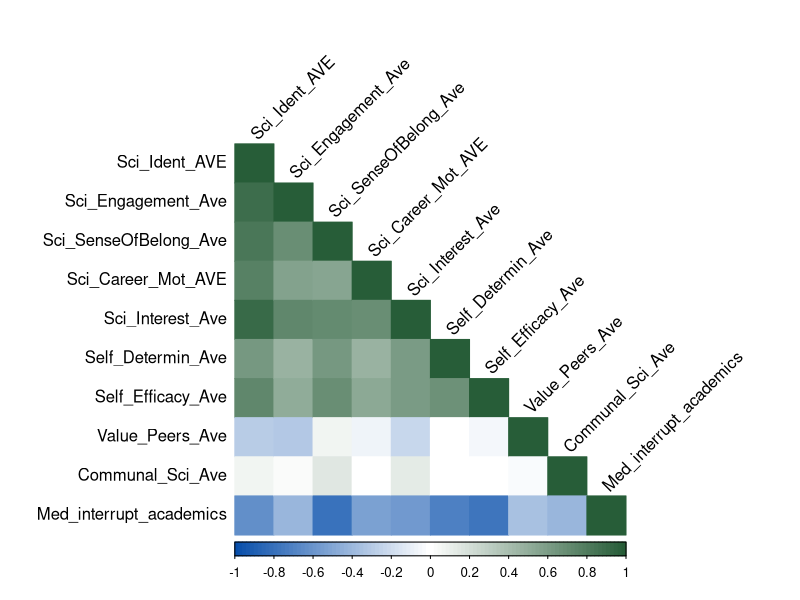
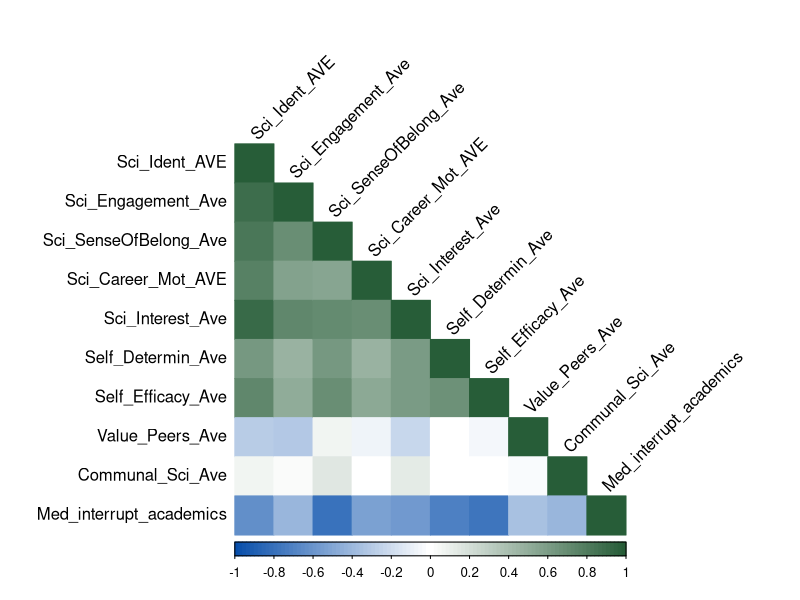

Recreate these plots in R, in order.
# Install and load the 'readr' package for reading the data
# install.packages("readr")
library(readr)
library(corrplot)

# Create a variable with the dataset
data <- "Variable,Sci_Ident_AVE,Sci_Engagement_Ave,Sci_SenseOfBelong_Ave,Sci_Career_Mot_AVE,Sci_Interest_Ave,Self_Determin_Ave,Self_Efficacy_Ave,Value_Peers_Ave,Communal_Sci_Ave,Med_interrupt_academics
Sci_Ident_AVE,1,.664**,.602**,.579**,.676**,.452**,.523**,.110*,.261**,-0.001
Sci_Engagement_Ave,.664**,1,.601**,.507**,.609**,.448**,.454**,.158**,.285**,0.102
Sci_SenseOfBelong_Ave,.602**,.601**,1,.471**,.583**,.497**,.532**,.312**,.315**,-.150*
Sci_Career_Mot_AVE,.579**,.507**,.471**,1,.581**,.425**,.440**,.247**,.257**,0.006
Sci_Interest_Ave,.676**,.609**,.583**,.581**,1,.520**,.500**,.189**,.343**,0.029
Self_Determin_Ave,.452**,.448**,.497**,.425**,.520**,1,.509**,.260**,.221**,-0.095
Self_Efficacy_Ave,.523**,.454**,.532**,.440**,.500**,.509**,1,.201**,.216**,-.164*
Value_Peers_Ave,.110*,.158**,.312**,.247**,.189**,.260**,.201**,1,.214**,0.004
Communal_Sci_Ave,.261**,.285**,.315**,.257**,.343**,.221**,.216**,.214**,1,-0.013
Med_interrupt_academics,-0.001,0.102,-.150*,0.006,0.029,-0.095,-.164*,0.004,-0.013,1"

# Read the data into a dataframe
df <- read.csv(text = data, check.names = FALSE)

# Remove the asterisks and convert the columns to numeric
df[-1] <- sapply(df[-1], function(x) as.numeric(gsub("\\**", "", x)))

# View the reformatted dataframe
df

# Create a subset of the dataframe without the first row and column
df_subset <- df[-1, -1]

# Extract the labels for the columns from the first row of df
col_labels <- unname(df[1, -1])

# Extract the labels for the rows from the first column of df
row_labels <- unname(df[-1, 1])

# Convert the subset to a correlation matrix
corr_matrix <- cor(df_subset)

# Define the bottom and top colors for the gradient
bottom_color <- "#074EAB"
top_color <- "#275d38"

# Create a gradient of colors from bottom to top, passing through white
n_colors <- 100  # Number of colors in the gradient
colors <- c(colorRampPalette(c(bottom_color, "white"))(n_colors / 2), colorRampPalette(c("white", top_color))(n_colors / 2))

# Create the correlation plot using corrplot with the gradient colors
corrplot(corr_matrix, type = 'lower', method = 'color', tl.col = "black", tl.srt = 45, col = colors)


## To Save####
# Save the plot as a PNG file
png(file = "Projects/2023_saber/plots/correlations.png", width = 800, height = 600, bg = "transparent")

# Plot the correlation matrix
corrplot(corr_matrix, type = 'lower', method = 'color', tl.col = "black", tl.srt = 45, col = colors)

# Close the PNG device
 dev.off()

